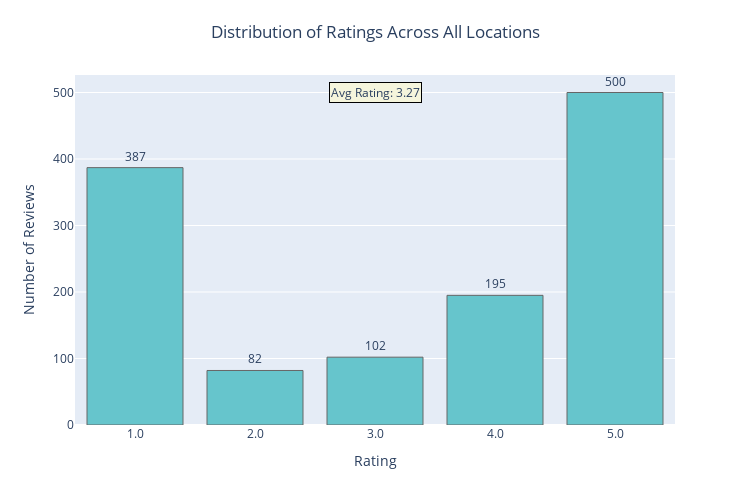

The notebook cell this image was saved under:
### Code cell
# ploty version of fig. 2

star_ratings = combined_reviews_df['rating'].value_counts().sort_index()
avg_rating = combined_reviews_df['rating'].mean()

figure_no2 = go.Figure()

figure_no2.add_trace(go.Bar(
    x=star_ratings.index.astype(str),
    y=star_ratings.values,
    text=star_ratings.values,
    textposition='outside',
    marker=dict(color='rgb(102, 197, 204)'),
    marker_line=dict(color='rgb(102, 102, 102)', width=1),
    hoverinfo='skip'
))

figure_no2.add_annotation(
    x=2, y=max(star_ratings.values),
    text=f'Avg Rating: {avg_rating:.2f}',
    showarrow=False,
    bgcolor='beige',
    bordercolor='black'
)

figure_no2.update_layout(
    title={
        'text': 'Distribution of Ratings Across All Locations',
        'x': 0.5
    },
    xaxis_title='Rating',
    yaxis_title='Number of Reviews',
    width=750,
    height=500,
    margin=dict(t=75, b=75, l=75, r=75)
)

figure_no2.show()

### Figure 1 — Plotly figure (JSON) as saved in the notebook; plotly's stock layout.template omitted (floating-point values rounded to 4 significant figures)
{"data": [{"hoverinfo": "skip", "marker": {"color": "rgb(102, 197, 204)", "line": {"color": "rgb(102, 102, 102)", "width": 1}}, "text": [387.0, 82.0, 102.0, 195.0, 500.0], "textposition": "outside", "type": "bar", "x": ["1.0", "2.0", "3.0", "4.0", "5.0"], "y": [387, 82, 102, 195, 500]}], "layout": {"annotations": [{"bgcolor": "beige", "bordercolor": "black", "showarrow": false, "text": "Avg Rating: 3.27", "x": 2, "y": 500}], "height": 500, "margin": {"b": 75, "l": 75, "r": 75, "t": 75}, "title": {"text": "Distribution of Ratings Across All Locations", "x": 0.5}, "width": 750, "xaxis": {"title": {"text": "Rating"}}, "yaxis": {"title": {"text": "Number of Reviews"}}}}
